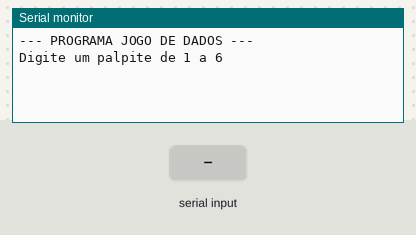
A sketch run on a simulated Arduino Uno, built with avr-gcc and run on an emulated ATmega328P. On the bench: the last lines printed to the serial monitor. The test bench sets the inputs (shaded band). Random numbers use the default seed unless the sketch sets one.

Above: at 1.2 s.
1.3 s: "90,45\n" received over Serial
At 2.3 s:
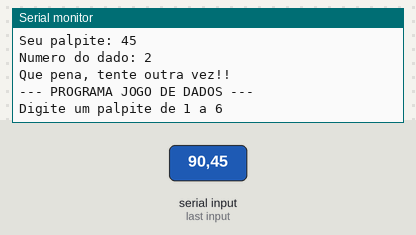
2.8 s: "5\n" received over Serial
At 3.6 s:
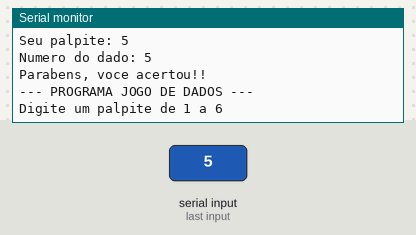
Timing chart, 0 to 5.8 s (numbered marks = the images above; inputs shaded):
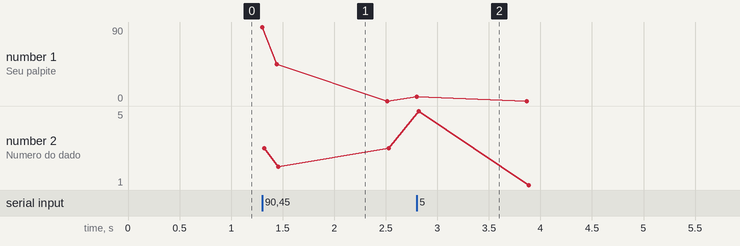

The sketch:

jogo_de_dados_simplificado1.ino
```cpp
// C++ code
//
int palpite;
void setup()
{
 Serial.begin(9600);
  randomSeed(analogRead(0));
}

void loop()
{
  Serial.println("");//pula linha
  Serial.println("");
  Serial.println("--- PROGRAMA JOGO DE DADOS ---");
  Serial.println("");
  Serial.println("");

  //pedir palpite ao usuário
  Serial.println("Digite um palpite de 1 a 6");
  while (! Serial.available());
  int palpite = Serial.parseInt();


  //sortear dado
  int numeroSorteado = random(1, 7);//gera um numero aleatorio entre 1 e 6


  //mostrar resultado

  Serial.println("Seu palpite: " + String(palpite));
  Serial.println("Numero do dado: " + String(numeroSorteado));

  //se acertou dar parabens, senao que pena

  if (palpite == numeroSorteado)
  {
    Serial.println("Parabens, voce acertou!!");
  }
  else
  {
    Serial.println("Que pena, tente outra vez!!");
  }
}
```

Measured:
- after the input at 1.3 s, the serial monitor: prints a new line at once (image 1)
- after the input at 2.8 s, the serial monitor: prints a new line at once (image 2)
